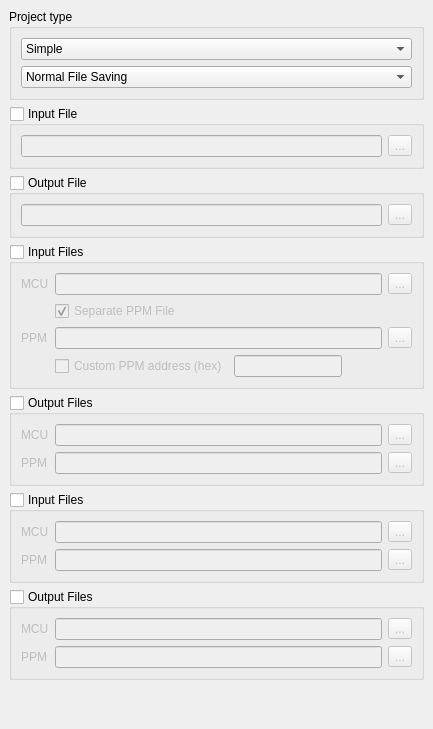
      <widget class="QWidget" name="tab" >
       <attribute name="title" >
        <string>General</string>
       </attribute>
       <attribute name="icon" >
        <iconset resource="ui_resource.qrc" >:/icons/icons/22x22-gartoon/configuration.png</iconset>
       </attribute>
       <layout class="QVBoxLayout" >
        <property name="margin" >
         <number>9</number>
        </property>
        <property name="spacing" >
         <number>6</number>
        </property>
        <item>
         <widget class="QGroupBox" name="groupBox_4" >
          <property name="title" >
           <string>Project type</string>
          </property>
          <property name="flat" >
           <bool>true</bool>
          </property>
          <layout class="QVBoxLayout" >
           <property name="margin" >
            <number>9</number>
           </property>
           <property name="spacing" >
            <number>6</number>
           </property>
           <item>
            <widget class="QComboBox" name="cmbFileType" >
             <property name="currentIndex" >
              <number>1</number>
             </property>
             <item>
              <property name="text" >
               <string>NeTriX</string>
              </property>
              <property name="icon" >
               <iconset resource="ui_resource.qrc" >:/icons/icons/22x22-gartoon/www.png</iconset>
              </property>
             </item>
             <item>
              <property name="text" >
               <string>Simple</string>
              </property>
              <property name="icon" >
               <iconset resource="ui_resource.qrc" >:/icons/icons/22x22-gartoon/item.png</iconset>
              </property>
             </item>
             <item>
              <property name="text" >
               <string>DCT3 Phone Firmware</string>
              </property>
              <property name="icon" >
               <iconset resource="ui_resource.qrc" >:/icons/icons/22x22-gartoon/calculator.png</iconset>
              </property>
             </item>
             <item>
              <property name="text" >
               <string>DCT4 Phone Firmware</string>
              </property>
              <property name="icon" >
               <iconset resource="ui_resource.qrc" >:/icons/icons/22x22-gartoon/calculator.png</iconset>
              </property>
             </item>
            </widget>
           </item>
           <item>
            <widget class="QComboBox" name="cmbSaveMode" >
             <item>
              <property name="text" >
               <string>Normal File Saving</string>
              </property>
              <property name="icon" >
               <iconset resource="ui_resource.qrc" >:/icons/icons/22x22-gartoon/disk-floppy.png</iconset>
              </property>
             </item>
             <item>
              <property name="text" >
               <string>Dry-mode (no writes)</string>
              </property>
              <property name="icon" >
               <iconset resource="ui_resource.qrc" >:/icons/icons/22x22-gartoon/ghostview.png</iconset>
              </property>
             </item>
             <item>
              <property name="text" >
               <string>Partial Writing (DCT-4 Flashes)</string>
              </property>
              <property name="icon" >
               <iconset resource="ui_resource.qrc" >:/icons/icons/22x22-gartoon/science.png</iconset>
              </property>
             </item>
            </widget>
           </item>
          </layout>
         </widget>
        </item>
        <item>
         <widget class="QFrame" name="frmSimple" >
          <property name="frameShape" >
           <enum>QFrame::NoFrame</enum>
          </property>
          <property name="frameShadow" >
           <enum>QFrame::Raised</enum>
          </property>
          <layout class="QVBoxLayout" >
           <property name="margin" >
            <number>0</number>
           </property>
           <property name="spacing" >
            <number>6</number>
           </property>
           <item>
            <widget class="QGroupBox" name="grpSimpleInput" >
             <property name="title" >
              <string>Input File</string>
             </property>
             <property name="checkable" >
              <bool>true</bool>
             </property>
             <property name="checked" >
              <bool>false</bool>
             </property>
             <layout class="QHBoxLayout" >
              <property name="margin" >
               <number>9</number>
              </property>
              <property name="spacing" >
               <number>6</number>
              </property>
              <item>
               <widget class="QLineEdit" name="editSimpleInput" />
              </item>
              <item>
               <widget class="QToolButton" name="btnSimpleInput" >
                <property name="text" >
                 <string>...</string>
                </property>
                <property name="icon" >
                 <iconset resource="ui_resource.qrc" >:/icons/icons/22x22-gartoon/viewer.png</iconset>
                </property>
               </widget>
              </item>
             </layout>
            </widget>
           </item>
           <item>
            <widget class="QGroupBox" name="grpSimpleOutput" >
             <property name="title" >
              <string>Output File</string>
             </property>
             <property name="checkable" >
              <bool>true</bool>
             </property>
             <property name="checked" >
              <bool>false</bool>
             </property>
             <layout class="QHBoxLayout" >
              <property name="margin" >
               <number>9</number>
              </property>
              <property name="spacing" >
               <number>6</number>
              </property>
              <item>
               <widget class="QLineEdit" name="editSimpleOutput" />
              </item>
              <item>
               <widget class="QToolButton" name="btnSimpleOutput" >
                <property name="text" >
                 <string>...</string>
                </property>
                <property name="icon" >
                 <iconset resource="ui_resource.qrc" >:/icons/icons/22x22-gartoon/viewer.png</iconset>
                </property>
               </widget>
              </item>
             </layout>
            </widget>
           </item>
          </layout>
         </widget>
        </item>
        <item>
         <widget class="QFrame" name="frmDCT3" >
          <property name="frameShape" >
           <enum>QFrame::NoFrame</enum>
          </property>
          <property name="frameShadow" >
           <enum>QFrame::Raised</enum>
          </property>
          <layout class="QVBoxLayout" >
           <property name="margin" >
            <number>0</number>
           </property>
           <property name="spacing" >
            <number>6</number>
           </property>
           <item>
            <widget class="QGroupBox" name="grpDCT3Input" >
             <property name="title" >
              <string>Input Files</string>
             </property>
             <property name="checkable" >
              <bool>true</bool>
             </property>
             <property name="checked" >
              <bool>false</bool>
             </property>
             <layout class="QVBoxLayout" >
              <property name="margin" >
               <number>9</number>
              </property>
              <property name="spacing" >
               <number>6</number>
              </property>
              <item>
               <layout class="QGridLayout" >
                <property name="margin" >
                 <number>0</number>
                </property>
                <property name="spacing" >
                 <number>6</number>
                </property>
                <item row="1" column="1" >
                 <widget class="QCheckBox" name="boxDCT3SeparatePPM" >
                  <property name="enabled" >
                   <bool>false</bool>
                  </property>
                  <property name="text" >
                   <string>Separate PPM File</string>
                  </property>
                  <property name="checked" >
                   <bool>true</bool>
                  </property>
                 </widget>
                </item>
                <item row="0" column="1" >
                 <widget class="QLineEdit" name="editDCT3InputMCU" />
                </item>
                <item row="2" column="1" >
                 <widget class="QLineEdit" name="editDCT3InputPPM" />
                </item>
                <item row="0" column="0" >
                 <widget class="QLabel" name="label_10" >
                  <property name="text" >
                   <string>MCU</string>
                  </property>
                 </widget>
                </item>
                <item row="2" column="2" >
                 <widget class="QToolButton" name="btnDCT3InputPPM" >
                  <property name="text" >
                   <string>...</string>
                  </property>
                  <property name="icon" >
                   <iconset resource="ui_resource.qrc" >:/icons/icons/22x22-gartoon/viewer.png</iconset>
                  </property>
                 </widget>
                </item>
                <item row="2" column="0" >
                 <widget class="QLabel" name="label_11" >
                  <property name="text" >
                   <string>PPM</string>
                  </property>
                 </widget>
                </item>
                <item row="3" column="1" >
                 <layout class="QHBoxLayout" >
                  <property name="margin" >
                   <number>0</number>
                  </property>
                  <property name="spacing" >
                   <number>6</number>
                  </property>
                  <item>
                   <widget class="QCheckBox" name="boxDCT3CustomPPM" >
                    <property name="text" >
                     <string>Custom PPM address (hex)</string>
                    </property>
                   </widget>
                  </item>
                  <item>
                   <widget class="QLineEdit" name="editDCT3CustomPPM" >
                    <property name="enabled" >
                     <bool>false</bool>
                    </property>
                    <property name="sizePolicy" >
                     <sizepolicy>
                      <hsizetype>0</hsizetype>
                      <vsizetype>0</vsizetype>
                      <horstretch>0</horstretch>
                      <verstretch>0</verstretch>
                     </sizepolicy>
                    </property>
                   </widget>
                  </item>
                  <item>
                   <spacer>
                    <property name="orientation" >
                     <enum>Qt::Horizontal</enum>
                    </property>
                    <property name="sizeHint" >
                     <size>
                      <width>40</width>
                      <height>20</height>
                     </size>
                    </property>
                   </spacer>
                  </item>
                 </layout>
                </item>
                <item row="0" column="2" >
                 <widget class="QToolButton" name="btnDCT3InputMCU" >
                  <property name="text" >
                   <string>...</string>
                  </property>
                  <property name="icon" >
                   <iconset resource="ui_resource.qrc" >:/icons/icons/22x22-gartoon/viewer.png</iconset>
                  </property>
                 </widget>
                </item>
               </layout>
              </item>
             </layout>
            </widget>
           </item>
           <item>
            <widget class="QGroupBox" name="grpDCT3Output" >
             <property name="title" >
              <string>Output Files</string>
             </property>
             <property name="checkable" >
              <bool>true</bool>
             </property>
             <property name="checked" >
              <bool>false</bool>
             </property>
             <layout class="QVBoxLayout" >
              <property name="margin" >
               <number>9</number>
              </property>
              <property name="spacing" >
               <number>6</number>
              </property>
              <item>
               <layout class="QGridLayout" >
                <property name="margin" >
                 <number>0</number>
                </property>
                <property name="spacing" >
                 <number>6</number>
                </property>
                <item row="1" column="2" >
                 <widget class="QToolButton" name="btnDCT3OutputPPM" >
                  <property name="text" >
                   <string>...</string>
                  </property>
                  <property name="icon" >
                   <iconset resource="ui_resource.qrc" >:/icons/icons/22x22-gartoon/viewer.png</iconset>
                  </property>
                 </widget>
                </item>
                <item row="0" column="1" >
                 <widget class="QLineEdit" name="editDCT3OutputMCU" />
                </item>
                <item row="0" column="2" >
                 <widget class="QToolButton" name="btnDCT3OutputMCU" >
                  <property name="text" >
                   <string>...</string>
                  </property>
                  <property name="icon" >
                   <iconset resource="ui_resource.qrc" >:/icons/icons/22x22-gartoon/viewer.png</iconset>
                  </property>
                 </widget>
                </item>
                <item row="1" column="1" >
                 <widget class="QLineEdit" name="editDCT3OutputPPM" />
                </item>
                <item row="0" column="0" >
                 <widget class="QLabel" name="label_12" >
                  <property name="text" >
                   <string>MCU</string>
                  </property>
                 </widget>
                </item>
                <item row="1" column="0" >
                 <widget class="QLabel" name="label_13" >
                  <property name="text" >
                   <string>PPM</string>
                  </property>
                 </widget>
                </item>
               </layout>
              </item>
             </layout>
            </widget>
           </item>
          </layout>
         </widget>
        </item>
        <item>
         <widget class="QFrame" name="frmDCT4" >
          <property name="frameShape" >
           <enum>QFrame::NoFrame</enum>
          </property>
          <property name="frameShadow" >
           <enum>QFrame::Raised</enum>
          </property>
          <layout class="QVBoxLayout" >
           <property name="margin" >
            <number>0</number>
           </property>
           <property name="spacing" >
            <number>6</number>
           </property>
           <item>
            <widget class="QGroupBox" name="grpDCT4Input" >
             <property name="title" >
              <string>Input Files</string>
             </property>
             <property name="checkable" >
              <bool>true</bool>
             </property>
             <property name="checked" >
              <bool>false</bool>
             </property>
             <layout class="QGridLayout" >
              <property name="margin" >
               <number>9</number>
              </property>
              <property name="spacing" >
               <number>6</number>
              </property>
              <item row="1" column="0" >
               <widget class="QLabel" name="label_15" >
                <property name="text" >
                 <string>PPM</string>
                </property>
               </widget>
              </item>
              <item row="0" column="0" >
               <widget class="QLabel" name="label_14" >
                <property name="text" >
                 <string>MCU</string>
                </property>
               </widget>
              </item>
              <item row="0" column="2" >
               <widget class="QToolButton" name="btnDCT4InputMCU" >
                <property name="text" >
                 <string>...</string>
                </property>
                <property name="icon" >
                 <iconset resource="ui_resource.qrc" >:/icons/icons/22x22-gartoon/viewer.png</iconset>
                </property>
               </widget>
              </item>
              <item row="1" column="1" >
               <widget class="QLineEdit" name="editDCT4InputPPM" />
              </item>
              <item row="0" column="1" >
               <widget class="QLineEdit" name="editDCT4InputMCU" />
              </item>
              <item row="1" column="2" >
               <widget class="QToolButton" name="btnDCT4InputPPM" >
                <property name="text" >
                 <string>...</string>
                </property>
                <property name="icon" >
                 <iconset resource="ui_resource.qrc" >:/icons/icons/22x22-gartoon/viewer.png</iconset>
                </property>
               </widget>
              </item>
             </layout>
            </widget>
           </item>
           <item>
            <widget class="QGroupBox" name="grpDCT4Output" >
             <property name="title" >
              <string>Output Files</string>
             </property>
             <property name="checkable" >
              <bool>true</bool>
             </property>
             <property name="checked" >
              <bool>false</bool>
             </property>
             <layout class="QGridLayout" >
              <property name="margin" >
               <number>9</number>
              </property>
              <property name="spacing" >
               <number>6</number>
              </property>
              <item row="1" column="0" >
               <widget class="QLabel" name="label_17" >
                <property name="text" >
                 <string>PPM</string>
                </property>
               </widget>
              </item>
              <item row="0" column="1" >
               <widget class="QLineEdit" name="editDCT4OutputMCU" />
              </item>
              <item row="0" column="2" >
               <widget class="QToolButton" name="btnDCT4OutputMCU" >
                <property name="text" >
                 <string>...</string>
                </property>
                <property name="icon" >
                 <iconset resource="ui_resource.qrc" >:/icons/icons/22x22-gartoon/viewer.png</iconset>
                </property>
               </widget>
              </item>
              <item row="1" column="1" >
               <widget class="QLineEdit" name="editDCT4OutputPPM" />
              </item>
              <item row="0" column="0" >
               <widget class="QLabel" name="label_16" >
                <property name="text" >
                 <string>MCU</string>
                </property>
               </widget>
              </item>
              <item row="1" column="2" >
               <widget class="QToolButton" name="btnDCT4OutputPPM" >
                <property name="text" >
                 <string>...</string>
                </property>
                <property name="icon" >
                 <iconset resource="ui_resource.qrc" >:/icons/icons/22x22-gartoon/viewer.png</iconset>
                </property>
               </widget>
              </item>
             </layout>
            </widget>
           </item>
          </layout>
         </widget>
        </item>
        <item>
         <spacer>
          <property name="orientation" >
           <enum>Qt::Vertical</enum>
          </property>
          <property name="sizeHint" >
           <size>
            <width>20</width>
            <height>40</height>
           </size>
          </property>
         </spacer>
        </item>
       </layout>
      </widget>
